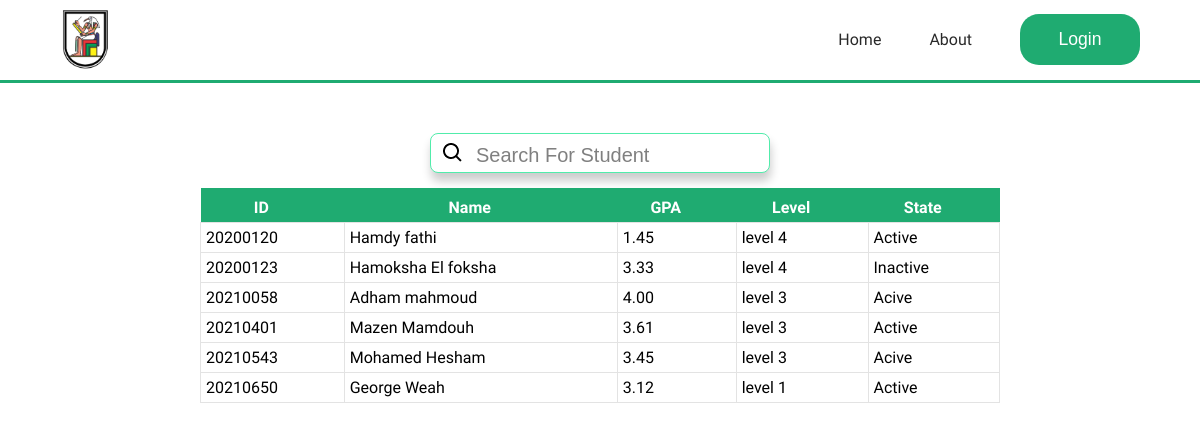
/students/, run on an earlier commit of the app's database.
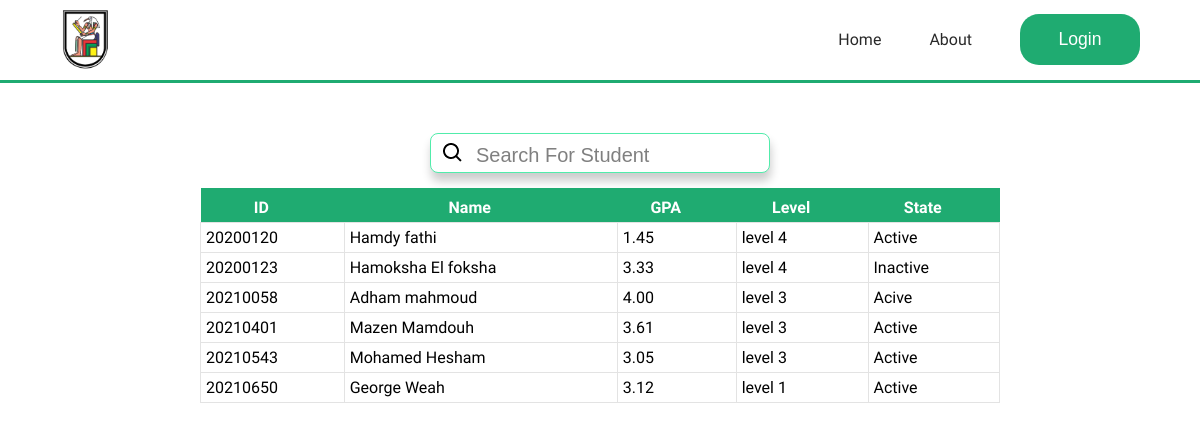
And on a later commit of the database.
### students/models.py (models this page shows, shortened)
class Student(models.Model):    # Table
    id = models.IntegerField(primary_key=True, validators=[MinValueValidator(10000000), MaxValueValidator(99999999)],default=20210000)
    firstName = models.CharField(max_length=20) # create a record name in table
    lastName = models.CharField(max_length=20) # create a record name in table
    department = models.CharField(max_length=2, choices= DEPARTMENT, null= True)
    email = models.EmailField(max_length = 254)
    birthdate = models.DateField(blank=True, null=True)
    gender = models.CharField(max_length=15, choices=GENDER)
    phone = models.CharField(max_length=12)
    GPA = models.DecimalField(  max_digits =3,decimal_places= 2,default=1.0)
    date_added = models.DateTimeField(auto_now=True)
    level = models.CharField(max_length= 20, choices=LEVEL, null= True)
    status = models.CharField(max_length= 20, choices=STATUS, null= True)

### students/views.py (the view)
# urls.py: path('',views.allStudents, name= "all_students"),
def allStudents(request):
    student_list = Student.objects.all()
    context = {'students': student_list}
    return render(request, 'students/all_students.html', context)

### studentsAffair/context_processors.py (called while the page is built)
def session_variables(request):
    my_variable = request.session.get('authenticated',False)
    return {'authenticated': my_variable}

### students/templates/students/all_students.html (shortened to what this page needs)
{% extends 'main.html' %}
{% load static %}
{% block style %}
<head>
  <link rel="stylesheet" href={% static "styles/TableStyle.css" %}>
</head>
{% endblock style %}
{% block content %}
    <div class="content">
        <div class="search-Container">
                <input type="text" id="myInput" onkeyup="tableSearch()" placeholder="Search For Student">
        </div>
        <table id="myTable" width="100%">
            <thead>
                <tr>
                    <th>ID</th>
                    <th>Name</th>
                    <th>GPA</th>
                    <th>Level</th>
                    <th>State</th>
                </tr>
            </thead>
            <tbody>
              {% for student in students %}
                <tr>
                  <td>{{student.id}}</td>
                  <td>{{student.firstName}} {{student.lastName}}</td>
                  <td>{{student.GPA}}</td>
                  <td>{{student.level}}</td>
                  <td>
                  {{student.status}}
                  </td>
                </tr>
              {% endfor %}
            </tbody>
        </table>
    </div>
{% endblock content %}

What changed in the data, as far as the page shows it:
changed Student "Mohamed": GPA "3.45" → "3.05"; status "Acive" → "Active"
